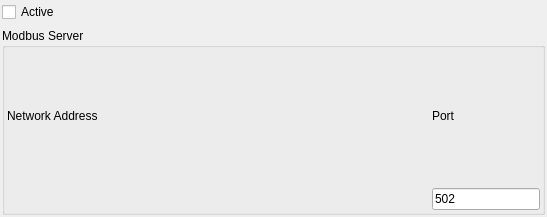
<?xml version="1.0" encoding="UTF-8"?>
<ui version="4.0">
 <class>TcpIpSettingsWidget</class>
 <widget class="QWidget" name="TcpIpSettingsWidget">
  <property name="geometry">
   <rect>
    <x>0</x>
    <y>0</y>
    <width>547</width>
    <height>217</height>
   </rect>
  </property>
  <property name="windowTitle">
   <string>Form</string>
  </property>
  <layout class="QVBoxLayout" name="verticalLayout">
   <property name="leftMargin">
    <number>2</number>
   </property>
   <property name="topMargin">
    <number>2</number>
   </property>
   <property name="rightMargin">
    <number>2</number>
   </property>
   <property name="bottomMargin">
    <number>2</number>
   </property>
   <item>
    <widget class="QCheckBox" name="cbEnabled">
     <property name="text">
      <string>Active</string>
     </property>
    </widget>
   </item>
   <item>
    <widget class="QGroupBox" name="groupBox">
     <property name="title">
      <string>Modbus Server</string>
     </property>
     <layout class="QGridLayout" name="gridLayout">
      <property name="leftMargin">
       <number>2</number>
      </property>
      <property name="topMargin">
       <number>2</number>
      </property>
      <property name="rightMargin">
       <number>2</number>
      </property>
      <property name="bottomMargin">
       <number>2</number>
      </property>
      <item row="0" column="0">
       <widget class="QLabel" name="label">
        <property name="text">
         <string>Network Address</string>
        </property>
       </widget>
      </item>
      <item row="0" column="1">
       <widget class="QLabel" name="label_2">
        <property name="text">
         <string>Port</string>
        </property>
       </widget>
      </item>
      <item row="1" column="0">
       <widget class="IPAddressCtrl" name="edNetworkAddress" native="true">
        <property name="sizePolicy">
         <sizepolicy hsizetype="Preferred" vsizetype="Preferred">
          <horstretch>1</horstretch>
          <verstretch>0</verstretch>
         </sizepolicy>
        </property>
        <property name="minimumSize">
         <size>
          <width>260</width>
          <height>0</height>
         </size>
        </property>
       </widget>
      </item>
      <item row="1" column="1">
       <widget class="QLineEdit" name="edPort">
        <property name="text">
         <string>502</string>
        </property>
       </widget>
      </item>
     </layout>
    </widget>
   </item>
  </layout>
 </widget>
 <customwidgets>
  <customwidget>
   <class>IPAddressCtrl</class>
   <extends>QWidget</extends>
   <header>ipaddressctrl.h</header>
   <container>1</container>
  </customwidget>
 </customwidgets>
 <resources/>
 <connections/>
</ui>
